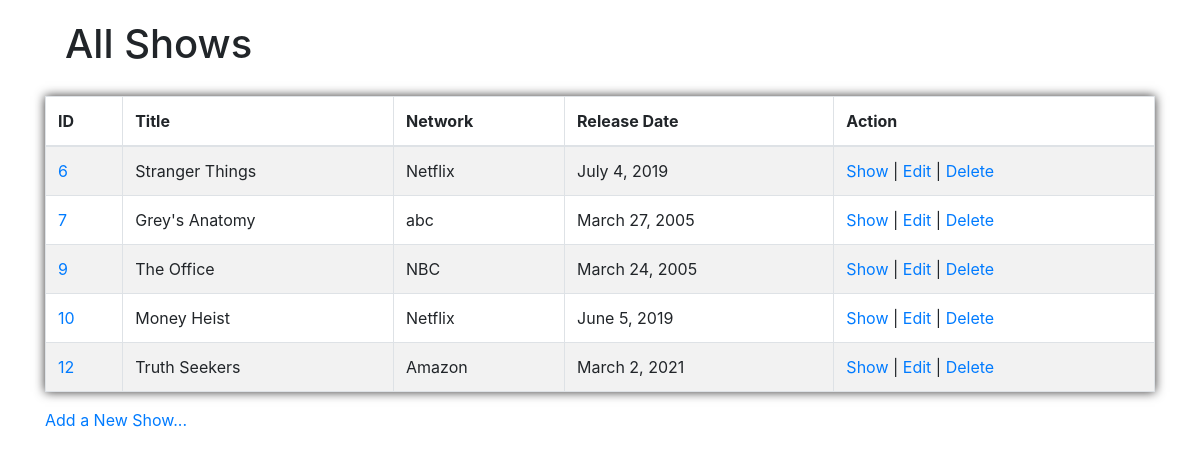
/shows, run on the app's committed database.
### app_tv_shows/models.py (models this page shows)
class Show(models.Model):
    title = models.CharField(max_length = 255)
    network = models.CharField(max_length = 255)
    releasedate = models.DateField(max_length = 255)
    desc = models.TextField()
    created_at = models.DateTimeField(auto_now_add = True)
    updated_at = models.DateTimeField(auto_now = True)
    objects = ShowManager()

### app_tv_shows/views.py (the view)
# urls.py: path('shows', views.shows),
def shows(request):
    context = {
        'all_shows' : Show.objects.all()
    }
    return render(request, 'shows.html', context)

### app_tv_shows/templates/shows.html (shortened to what this page needs)
<!DOCTYPE html>
<html lang="en">
    <head>
        {% load static %}
        <link rel="stylesheet" href="https://maxcdn.bootstrapcdn.com/bootstrap/4.0.0/css/bootstrap.min.css">
        <link rel="stylesheet" href="{% static 'style.css' %}">
    </head>
    <body>
        <div class="container">
            <h1>All Shows</h1>
            <table class="table table-striped table-bordered col-sm-8">
                <thead>
                    <tr>
                        <th scope="col">ID</th>
                        <th scope="col">Title</th>
                        <th scope="col">Network</th>
                        <th scope="col">Release Date</th>
                        <th scope="col">Action</th>
                    </tr>
                </thead>
                <tbody>
                    {% for show in all_shows %}
                        <tr>
                        <td><a href="/shows/{{show.id}}">{{ show.id }}</a></td>
                        <td>{{ show.title }} </td>
                        <td>{{ show.network }} </td>
                        <td>{{ show.releasedate }} </td>
                        <td><a href="/shows/{{show.id}}">Show</a> | <a href="/shows/{{show.id}}/edit">Edit</a> | <a href="/shows/{{show.id}}/destroy">Delete</a></td>
                        </tr>
                    {% endfor %}
                </tbody>
            </table>
            <a href="/shows/new">Add a New Show...</a>
        </div>
    </body>
    </html>

### app_tv_shows/static/style.css (style rules this page uses)
table { box-shadow: 0 0 10px rgb(54, 53, 53); }
h1 { padding: 20px; }

### data on the page
Show: id "6", title "Stranger Things", network "Netflix", releasedate "July 4, 2019"
Show: id "7", title "Grey's Anatomy", network "abc", releasedate "March 27, 2005"
Show: id "9", title "The Office", network "NBC", releasedate "March 24, 2005"
Show: id "10", title "Money Heist", network "Netflix", releasedate "June 5, 2019"
Show: id "12", title "Truth Seekers", network "Amazon", releasedate "March 2, 2021"
